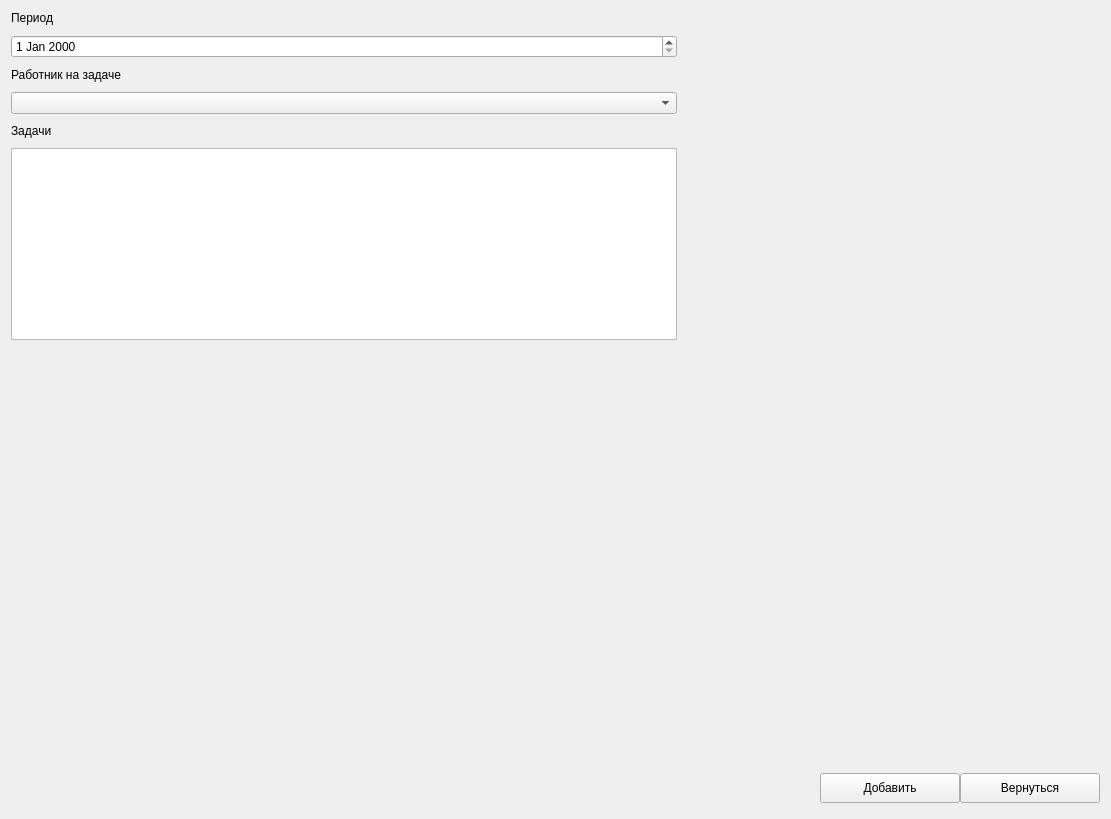
          <widget class="QWidget" name="pageAddTask">
           <layout class="QGridLayout" name="gridLayout_23">
            <item row="2" column="0" colspan="2">
             <widget class="QWidget" name="widget_12" native="true">
              <property name="sizePolicy">
               <sizepolicy hsizetype="Expanding" vsizetype="Expanding">
                <horstretch>0</horstretch>
                <verstretch>0</verstretch>
               </sizepolicy>
              </property>
              <property name="minimumSize">
               <size>
                <width>0</width>
                <height>40</height>
               </size>
              </property>
              <property name="maximumSize">
               <size>
                <width>16777215</width>
                <height>40</height>
               </size>
              </property>
              <layout class="QHBoxLayout" name="horizontalLayout_14">
               <property name="spacing">
                <number>0</number>
               </property>
               <property name="leftMargin">
                <number>0</number>
               </property>
               <property name="topMargin">
                <number>0</number>
               </property>
               <property name="rightMargin">
                <number>0</number>
               </property>
               <property name="bottomMargin">
                <number>0</number>
               </property>
               <item>
                <spacer name="horizontalSpacer_25">
                 <property name="orientation">
                  <enum>Qt::Horizontal</enum>
                 </property>
                 <property name="sizeHint" stdset="0">
                  <size>
                   <width>809</width>
                   <height>20</height>
                  </size>
                 </property>
                </spacer>
               </item>
               <item>
                <widget class="QPushButton" name="taskAddBtn">
                 <property name="minimumSize">
                  <size>
                   <width>140</width>
                   <height>30</height>
                  </size>
                 </property>
                 <property name="maximumSize">
                  <size>
                   <width>140</width>
                   <height>30</height>
                  </size>
                 </property>
                 <property name="text">
                  <string>Добавить</string>
                 </property>
                 <property name="icon">
                  <iconset resource="resource.qrc">
                   <normaloff>:/icon/icon/free-icon-add-7222864.png</normaloff>:/icon/icon/free-icon-add-7222864.png</iconset>
                 </property>
                 <property name="iconSize">
                  <size>
                   <width>20</width>
                   <height>20</height>
                  </size>
                 </property>
                </widget>
               </item>
               <item>
                <widget class="QPushButton" name="backTaskBtn">
                 <property name="minimumSize">
                  <size>
                   <width>140</width>
                   <height>30</height>
                  </size>
                 </property>
                 <property name="maximumSize">
                  <size>
                   <width>140</width>
                   <height>30</height>
                  </size>
                 </property>
                 <property name="text">
                  <string>Вернуться</string>
                 </property>
                 <property name="icon">
                  <iconset resource="resource.qrc">
                   <normaloff>:/icon/icon/free-icon-back-2644908.png</normaloff>:/icon/icon/free-icon-back-2644908.png</iconset>
                 </property>
                 <property name="iconSize">
                  <size>
                   <width>20</width>
                   <height>20</height>
                  </size>
                 </property>
                </widget>
               </item>
              </layout>
             </widget>
            </item>
            <item row="1" column="0">
             <spacer name="verticalSpacer_18">
              <property name="orientation">
               <enum>Qt::Vertical</enum>
              </property>
              <property name="sizeType">
               <enum>QSizePolicy::Expanding</enum>
              </property>
              <property name="sizeHint" stdset="0">
               <size>
                <width>540</width>
                <height>422</height>
               </size>
              </property>
             </spacer>
            </item>
            <item row="0" column="0">
             <layout class="QVBoxLayout" name="verticalLayout_19">
              <property name="spacing">
               <number>10</number>
              </property>
              <item>
               <widget class="QLabel" name="label_55">
                <property name="text">
                 <string>Период</string>
                </property>
               </widget>
              </item>
              <item>
               <widget class="QDateEdit" name="dateEdit"/>
              </item>
              <item>
               <widget class="QLabel" name="label_56">
                <property name="text">
                 <string>Работник на задаче</string>
                </property>
               </widget>
              </item>
              <item>
               <widget class="QComboBox" name="employeeAddTask"/>
              </item>
              <item>
               <widget class="QLabel" name="label_57">
                <property name="text">
                 <string>Задачи</string>
                </property>
               </widget>
              </item>
              <item>
               <widget class="QTextEdit" name="taskEditAdd"/>
              </item>
             </layout>
            </item>
            <item row="0" column="1">
             <spacer name="horizontalSpacer_23">
              <property name="orientation">
               <enum>Qt::Horizontal</enum>
              </property>
              <property name="sizeType">
               <enum>QSizePolicy::Minimum</enum>
              </property>
              <property name="sizeHint" stdset="0">
               <size>
                <width>417</width>
                <height>20</height>
               </size>
              </property>
             </spacer>
            </item>
           </layout>
          </widget>
